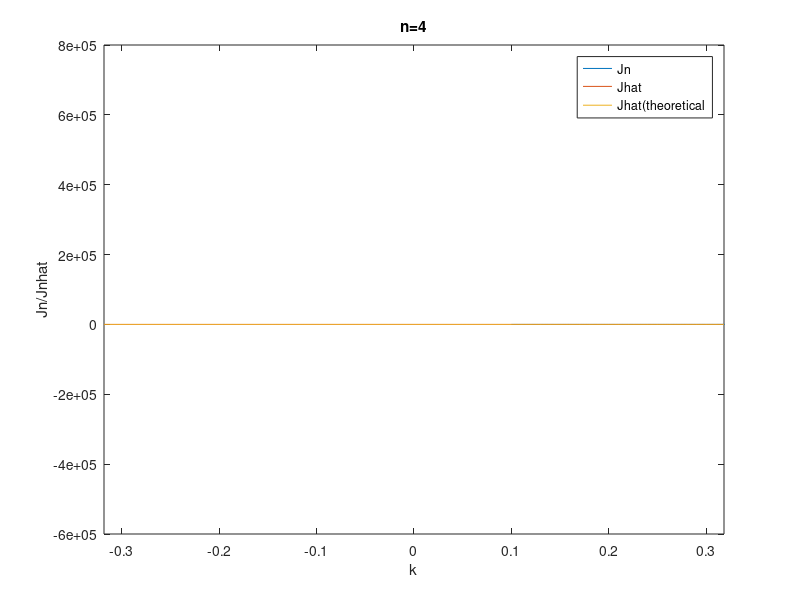

MATLAB code to generate this figure:
%RK4
n=4;
x0=0.1;
xn=10/pi;
y0=1;
z0=1;
h=0.01;
m=1000;
f=@(x,y,z)(z);
g=@(x,y,z)(-(z*x/x^2)-(x^2-n^2)*y/x^2);
y=zeros(1,m);
x=zeros(1,m);
y(1,1)=y0;
x(1,1)=x0;
for j=1:m+1
    x1=x0+h;
    a1=f(x0,y0,z0);
    b1=g(x0,y0,z0);
     
    a2=f(x0+0.5*h,y0+0.5*h*a1,z0+0.5*h*b1);
    b2=g(x0+0.5*h,y0+0.5*h*a1,z0+0.5*h*b1);
   
    a3=f(x0+0.5*h,y0+0.5*h*a2,z0+0.5*h*b2);
    b3=g(x0+0.5*h,y0+0.5*h*a2,z0+0.5*h*b2);
     
    a4=f(x0+h,y0+h*a3,z0+h*b3);
    b4=g(x0+h,y0+h*a3,z0+h*b3);
      
    y1=y0+h*(a1/6+a2/3+a3/3+a4/6);
    z1=z0+h*(b1/6+b2/3+b3/3+b4/6);
    
    x(j+1)=x1;
    y(j+1)=y1;
     xlabel('x')
   ylabel('y')

x0=x1;
y0=y1;
z0=z1;
end
 plot(x,y)
 hold on
 
%FFT
m=1000;
x=linspace(0,1/pi,m/2);
k=linspace(-1/pi,1/pi,m);
J2hat=zeros(m,1);
J=besselj(n,x);
J(1)=(besselj(n,0)+besselj(n,1/pi))/2;
J1hat=(fft(J));
for j=1:m/2
J2hat(j)=real(J1hat(j));
J2hat(m-j+1)=real(J1hat(j));
end
plot(k,abs(J2hat));
 
%Jhat (theoritical) 
m=1000;
k=linspace(-1/pi,1/pi,m);
u=2*pi*k;
T=cos(n*acos(u));
l1=find(u>1);
l2=find(u<-1);
[d1 d2]=size(l2);
for j=l1:m;
    T(j)=0;
end
for j=1:d2
    T(j)=0;
end
Jthat=2*((-i)^n)*((1-4*pi^2*k.^2).^(-1/2)).*T;
plot(k,abs(Jthat))
xlabel('k')
ylabel('Jn/Jnhat')
legend('Jn','Jhat','Jhat(theoretical')
title('n=4')
xlim([-1/pi 1/pi])

